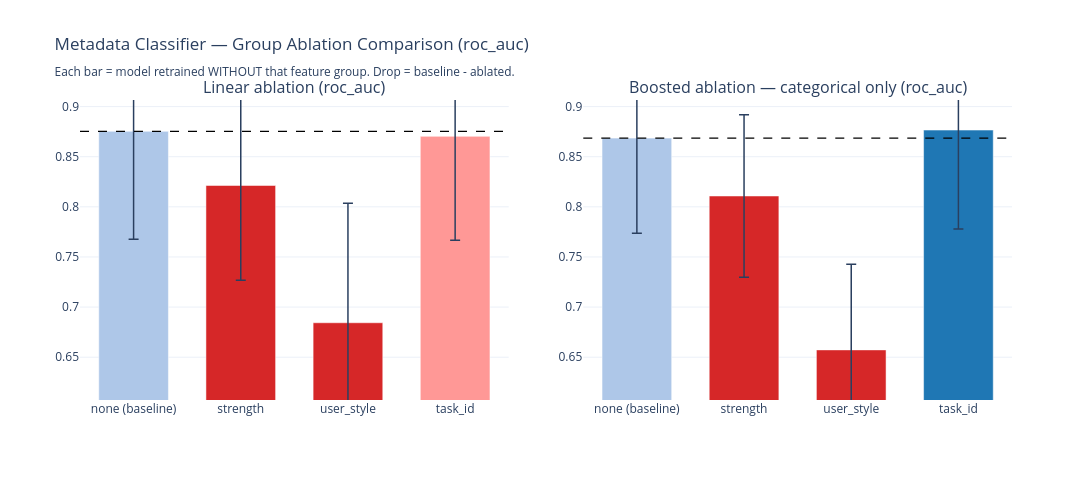

Notebook source saved alongside this figure:
### Code cell
# ── Linear group ablation ─────────────────────────────────────────────────────
print("Linear group ablation...")
df_abl_lin = run_group_ablation(
    X_meta_lin, y, feature_groups,
    classifier="linear",
    cv_mode=cfg.cv_mode, n_folds=n_folds,
    baseline_roc_auc_mean=res_lin["roc_auc_mean"],
    baseline_roc_auc_std=res_lin["roc_auc_std"],
    **cv_kwargs,
)
print(df_abl_lin.to_string(index=False))

# ── Boosted group ablation ───────────────────────────────────────────────────
print("\nBoosted group ablation...")
df_abl_bst = run_group_ablation(
    X_meta_bst, y, feature_groups_bst,
    classifier="boosted",
    cv_mode=cfg.cv_mode, n_folds=n_folds,
    baseline_roc_auc_mean=res_bst["roc_auc_mean"],
    baseline_roc_auc_std=res_bst["roc_auc_std"],
    **cv_kwargs,
)
print(df_abl_bst.to_string(index=False))

# ── Plot ─────────────────────────────────────────────────────────────────────
plot_metadata_ablation(
    df_abl_lin, df_abl_bst,
    ctrl_linear=res_lin["roc_auc_mean"],
    ctrl_boosted=res_bst["roc_auc_mean"],
    save_path=cfg.reports_dir / "metadata_ablation.html",
).show()

### Figure 1 — Plotly figure (JSON) as saved in the notebook; plotly's stock layout.template omitted (floating-point values rounded to 4 significant figures)
{"data": [{"error_y": {"array": [0.1076], "thickness": 1.5, "type": "data", "width": 5}, "hovertemplate": "<b>none (baseline)</b><br>roc_auc=0.8753 +/- 0.1076<br>drop=+0.0000<extra></extra>", "marker": {"color": "#aec7e8"}, "showlegend": false, "type": "bar", "x": ["none (baseline)"], "xaxis": "x", "y": [0.8753], "yaxis": "y"}, {"error_y": {"array": [0.09458], "thickness": 1.5, "type": "data", "width": 5}, "hovertemplate": "<b>strength</b><br>roc_auc=0.8213 +/- 0.0946<br>drop=+0.0540<extra></extra>", "marker": {"color": "#d62728"}, "showlegend": false, "type": "bar", "x": ["strength"], "xaxis": "x", "y": [0.8213], "yaxis": "y"}, {"error_y": {"array": [0.1192], "thickness": 1.5, "type": "data", "width": 5}, "hovertemplate": "<b>user_style</b><br>roc_auc=0.6844 +/- 0.1192<br>drop=+0.1910<extra></extra>", "marker": {"color": "#d62728"}, "showlegend": false, "type": "bar", "x": ["user_style"], "xaxis": "x", "y": [0.6844], "yaxis": "y"}, {"error_y": {"array": [0.1037], "thickness": 1.5, "type": "data", "width": 5}, "hovertemplate": "<b>task_id</b><br>roc_auc=0.8703 +/- 0.1037<br>drop=+0.0050<extra></extra>", "marker": {"color": "#ff9896"}, "showlegend": false, "type": "bar", "x": ["task_id"], "xaxis": "x", "y": [0.8703], "yaxis": "y"}, {"error_y": {"array": [0.09482], "thickness": 1.5, "type": "data", "width": 5}, "hovertemplate": "<b>none (baseline)</b><br>roc_auc=0.8686 +/- 0.0948<br>drop=+0.0000<extra></extra>", "marker": {"color": "#aec7e8"}, "showlegend": false, "type": "bar", "x": ["none (baseline)"], "xaxis": "x2", "y": [0.8686], "yaxis": "y2"}, {"error_y": {"array": [0.08113], "thickness": 1.5, "type": "data", "width": 5}, "hovertemplate": "<b>strength</b><br>roc_auc=0.8108 +/- 0.0811<br>drop=+0.0577<extra></extra>", "marker": {"color": "#d62728"}, "showlegend": false, "type": "bar", "x": ["strength"], "xaxis": "x2", "y": [0.8108], "yaxis": "y2"}, {"error_y": {"array": [0.08554], "thickness": 1.5, "type": "data", "width": 5}, "hovertemplate": "<b>user_style</b><br>roc_auc=0.6573 +/- 0.0855<br>drop=+0.2113<extra></extra>", "marker": {"color": "#d62728"}, "showlegend": false, "type": "bar", "x": ["user_style"], "xaxis": "x2", "y": [0.6573], "yaxis": "y2"}, {"error_y": {"array": [0.09879], "thickness": 1.5, "type": "data", "width": 5}, "hovertemplate": "<b>task_id</b><br>roc_auc=0.8766 +/- 0.0988<br>drop=-0.0080<extra></extra>", "marker": {"color": "#1f77b4"}, "showlegend": false, "type": "bar", "x": ["task_id"], "xaxis": "x2", "y": [0.8766], "yaxis": "y2"}], "layout": {"annotations": [{"font": {"size": 16}, "showarrow": false, "text": "Linear ablation (roc_auc)", "x": 0.23, "xanchor": "center", "xref": "paper", "y": 1, "yanchor": "bottom", "yref": "paper"}, {"font": {"size": 16}, "showarrow": false, "text": "Boosted ablation — categorical only (roc_auc)", "x": 0.77, "xanchor": "center", "xref": "paper", "y": 1, "yanchor": "bottom", "yref": "paper"}], "bargap": 0.35, "height": 480, "shapes": [{"line": {"color": "black", "dash": "dash", "width": 1.2}, "type": "line", "x0": 0, "x1": 1, "xref": "x domain", "y0": 0.8753, "y1": 0.8753, "yref": "y"}, {"line": {"color": "black", "dash": "dash", "width": 1.2}, "type": "line", "x0": 0, "x1": 1, "xref": "x2 domain", "y0": 0.8686, "y1": 0.8686, "yref": "y2"}], "title": {"text": "Metadata Classifier — Group Ablation Comparison (roc_auc)<br><sub>Each bar = model retrained WITHOUT that feature group. Drop = baseline - ablated.</sub>"}, "width": 1100, "xaxis": {"anchor": "y", "domain": [0, 0.46]}, "xaxis2": {"anchor": "y2", "domain": [0.54, 1]}, "yaxis": {"anchor": "x", "domain": [0, 1], "range": [0.6073, 0.9066]}, "yaxis2": {"anchor": "x2", "domain": [0, 1], "range": [0.6073, 0.9066]}}}
